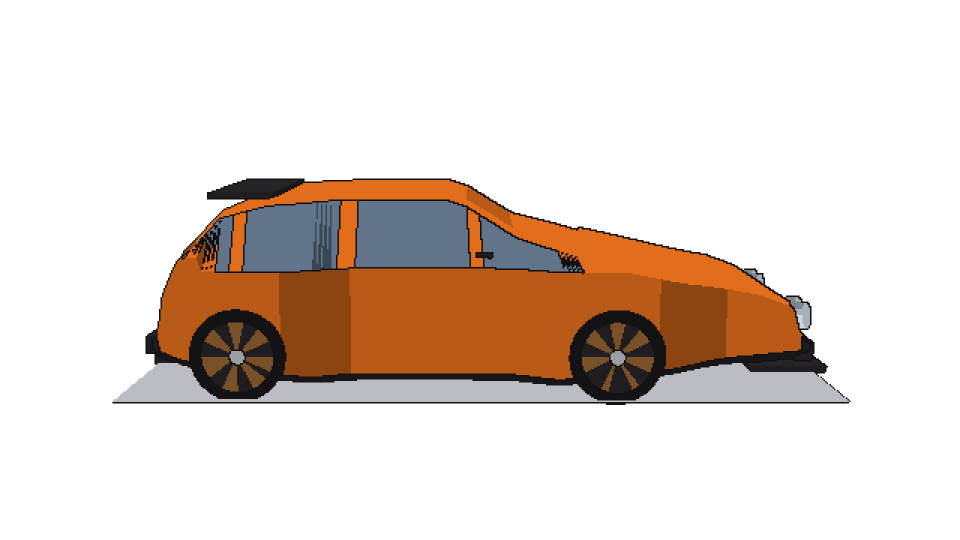
#> input picture ferramentas/car3d/teste/t_090.png, 1920 x 1080 px (shown at 1/2 size)
$ python pixelizar.py ../car3d/teste/t_090.png ../car3d/teste/t_135.png
#> lines starting #> are read from the running program, lines starting #| are printed output that depends on the picture; after the words box and inside, x2 and y2 are one past the last pixel; in counts of white or black regions, pixels touching at a corner belong together
#> in pixelizar, bgr is the input picture: shape (1080, 1920, 3); mean B, G, R 209.1, 216.9, 228.6
"""Prototipo: converte uma pose do video (render realista) para o estilo pixel-art com contorno.
Recorta o fundo, achata o sombreado, reduz as cores, pixeliza e desenha o contorno preto."""
import sys, numpy as np, cv2
from PIL import Image
BLOCO=3            # tamanho do pixel final (px) nos sprites de 640 de altura
ALTURA=640
def recorta(bgr):
    h,w=bgr.shape[:2]; mask=np.full((h,w),cv2.GC_PR_BGD,np.uint8)
#> after `h, w = bgr.shape[:2]`: h = 1080; w = 1920
    # chute inicial: o carro e laranja saturado ou escuro; fundo e cinza claro
    hsv=cv2.cvtColor(bgr,cv2.COLOR_BGR2HSV); s=hsv[:,:,1]; v=hsv[:,:,2]
#> after `hsv = cv2.cvtColor(bgr, cv2.COLOR_BGR2HSV)`: hsv: shape (1080, 1920, 3); mean H, S, V 14.4, 33.1, 230.2
    mask[(s>110)]=cv2.GC_PR_FGD; mask[(s>170)&(v>120)]=cv2.GC_FGD
    mask[(v<70)]=cv2.GC_PR_FGD
    mask[:int(h*0.04)]=cv2.GC_BGD; mask[-int(h*0.03):]=cv2.GC_BGD; mask[:,:int(w*0.02)]=cv2.GC_BGD; mask[:,-int(w*0.02):]=cv2.GC_BGD
    bg=np.zeros((1,65),np.float64); fg=np.zeros((1,65),np.float64)
    cv2.grabCut(bgr,mask,None,bg,fg,4,cv2.GC_INIT_WITH_MASK)
    m=((mask==cv2.GC_FGD)|(mask==cv2.GC_PR_FGD)).astype(np.uint8)
    n,lab,st,_=cv2.connectedComponentsWithStats(m);
    if n>1:
        k=1+np.argmax(st[1:,cv2.CC_STAT_AREA]); m=(lab==k).astype(np.uint8)
    m=cv2.morphologyEx(m,cv2.MORPH_CLOSE,np.ones((9,9),np.uint8));
    # preenche buracos
    ff=m.copy(); cv2.floodFill(ff,np.zeros((h+2,w+2),np.uint8),(0,0),2); m=(ff!=2).astype(np.uint8)
    return m
import os, math
sys.path.insert(0,os.path.dirname(os.path.abspath(__file__)))
def troca_rodas(rgb,ms):
    """Acha as rodas (aro bronze), ajusta uma elipse e cola a roda oficial de 7 raios copiada da referencia."""
    from roda_copia import face
    r,g,b=[rgb[:,:,i].astype(int) for i in range(3)]
    bronze=((r>95)&(r<200)&(g>60)&(g<135)&(b<85)&((r-g)>28)&((r-g)<80)&((r-b)>60)&ms).astype(np.uint8)
    bronze=cv2.morphologyEx(bronze,cv2.MORPH_CLOSE,np.ones((5,5),np.uint8))
    n,lab,st,cen=cv2.connectedComponentsWithStats(bronze)
    idx=[i for i in range(1,n) if st[i,cv2.CC_STAT_AREA]>=140]
    idx=sorted(idx,key=lambda i:-st[i,cv2.CC_STAT_AREA])[:2]
    out=rgb.copy(); feitas=0
    for i in idx:
        ys,xs=np.where(lab==i); pts=np.column_stack([xs,ys]).astype(np.float32)
        hull=cv2.convexHull(pts)
        if len(hull)<5: continue
        (cx,cy),(MA,ma),ang=cv2.fitEllipse(hull)
        if min(MA,ma)<14 or max(MA,ma)/min(MA,ma)>3.2: continue
        a,b_=max(MA,ma)/2*0.93,min(MA,ma)/2*0.93
        D=int(round(max(MA,ma)))+2
        f,m=face(D,s0=-30,rot=0,k=1)
        f=np.asarray(f); m=np.asarray(m)
        # elipse: maior eixo em ang; o circulo vira elipse por escala + rotacao
        sx=max(MA,ma)/D; sy=min(MA,ma)/D
        th=math.radians(ang if MA>=ma else ang+90)
        c,sn=math.cos(th),math.sin(th)
        M=np.array([[c*sy,-sn*sx,0],[sn*sy,c*sx,0]],np.float32)  # eixo y do rosto = eixo maior
        M[:,2]=[cx,cy]-M[:,:2]@np.array([D/2,D/2])
        H,W=out.shape[:2]
        wf=cv2.warpAffine(f,M,(W,H),flags=cv2.INTER_NEAREST); wm=cv2.warpAffine(m,M,(W,H),flags=cv2.INTER_NEAREST)>0
        wm&=ms; out[wm]=wf[wm]; feitas+=1
    return out,feitas
def pixelizar(path,saida,cores=26):
    bgr=cv2.imread(path); m=recorta(bgr)
#> after `m = recorta(bgr)`:
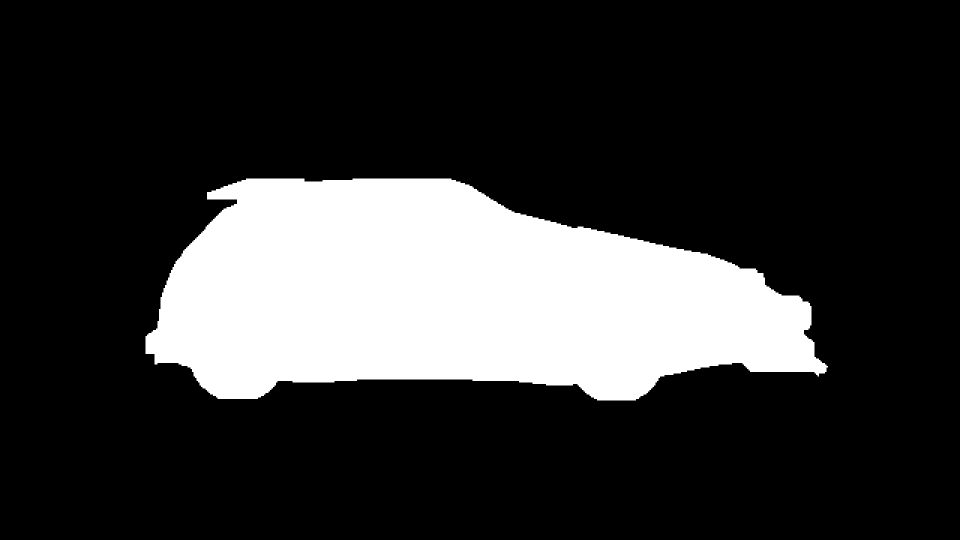
#> m: shape (1080, 1920) (shown at 1/2 size); values 0 (black) and 1 (white), 20.5% white; 1 white region, box (x1, y1, x2, y2) and area: (291, 357, 1656, 801) 425268
    ys,xs=np.where(m>0); x0,x1,y0,y1=xs.min(),xs.max()+1,ys.min(),ys.max()+1
#> after `x0, x1, y0, y1 = (xs.min(), xs.max() + 1, ys.min(), ys.max() + 1)`: x0 = 291; x1 = 1656; y0 = 357; y1 = 801
    bgr=bgr[y0:y1,x0:x1]; m=m[y0:y1,x0:x1]
#> after `m = m[y0:y1, x0:x1]`: m: shape (444, 1365); values 0 (black) and 1 (white), 70.2% white; 5 black regions, box (x1, y1, x2, y2) and area: (612, 0, 1365, 375) 100278, (0, 351, 903, 444) 32940, (0, 0, 201, 315) 25983, (981, 369, 1365, 444) 21195, (318, 0, 414, 6) 396
    gh=ALTURA//BLOCO; gw=max(8,round(bgr.shape[1]*gh/bgr.shape[0]))
#> after `gw = max(8, round(bgr.shape[1] * gh / bgr.shape[0]))`: gw = 655
    sm=cv2.bilateralFilter(bgr,9,40,9); sm=cv2.bilateralFilter(sm,9,40,9)
    small=cv2.resize(sm,(gw,gh),interpolation=cv2.INTER_AREA); ms=cv2.resize(m,(gw,gh),interpolation=cv2.INTER_AREA)>0.5
#> after `ms = cv2.resize(m, (gw, gh), interpolation=cv2.INTER_AREA) > 0.5`:
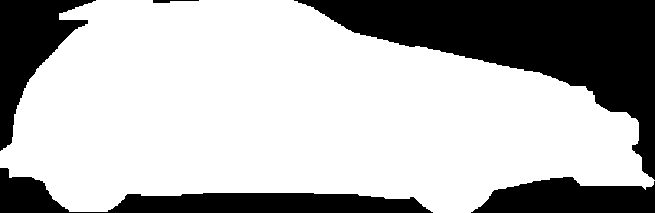
#> ms: shape (213, 655) bool; 70.2% white; 5 black regions, box (x1, y1, x2, y2) and area: (294, 0, 655, 180) 23079, (0, 168, 433, 213) 7563, (0, 0, 96, 151) 5987, (471, 177, 655, 213) 4860, (153, 0, 199, 3) 80
    lab=cv2.cvtColor(small,cv2.COLOR_BGR2LAB).reshape(-1,3).astype(np.float32)
    sel=ms.reshape(-1)
    crit=(cv2.TERM_CRITERIA_EPS+cv2.TERM_CRITERIA_MAX_ITER,30,0.5)
    _,lbl,cen=cv2.kmeans(lab[sel],cores,None,crit,3,cv2.KMEANS_PP_CENTERS)
#> cen = 26 rows, first 8: [125, 162, 181], [12.91, 129.9, 126.5], [114.8, 127.4, 117.1], [96.77, 141, 157.9], [150.9, 169, 189], [95.03, 154.9, 169.8], [27.26, 129.3, 126.4], [62.95, 128.9, 122.4]
    q=np.zeros_like(lab); q[sel]=cen[lbl.reshape(-1)]; idx=np.full(len(lab),-1); idx[sel]=lbl.reshape(-1)
    q=q.reshape(gh,gw,3).astype(np.uint8); idx=idx.reshape(gh,gw)
#> after `idx = idx.reshape(gh, gw)`:
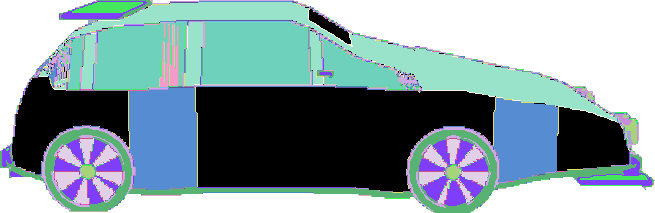
#> idx: shape (213, 655) int64; 27 distinct labels, from -1 to 25; one colour per label, 0 black, -1 white
    rgb=cv2.cvtColor(q,cv2.COLOR_LAB2RGB)
    rgb=cv2.medianBlur(rgb,3)                      # tira pixels soltos
    # apaga letreiro branco do para-brisa (parte de cima do carro)
    gg=cv2.cvtColor(rgb,cv2.COLOR_RGB2GRAY); chroma=rgb.max(axis=2).astype(int)-rgb.min(axis=2)
#> after `chroma = rgb.max(axis=2).astype(int) - rgb.min(axis=2)`:
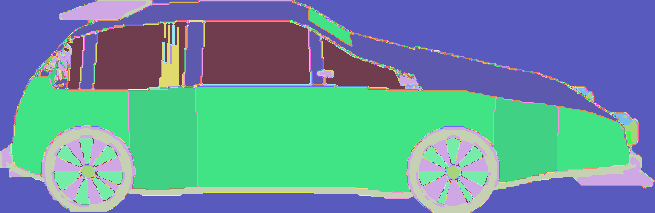
#> chroma: shape (213, 655) int64; 128 distinct labels, from 1 to 194; one colour per label, 0 black
    ban=((gg>190)&(chroma<35)&ms); ban[int(gh*0.30):]=False
#> after `ban = (gg > 190) & (chroma < 35) & ms`: ban: shape (213, 655) bool; 0.04% white; 2 white regions (1 under 20 px), largest, box (x1, y1, x2, y2) and area: (626, 131, 633, 144) 50
#> after `ban[int(gh * 0.3):] = False`: ban: shape (213, 655) bool; 0.01% white in thin lines or dots, all inside (x1, y1, x2, y2) = (88, 20, 93, 23)
    ban=cv2.dilate(ban.astype(np.uint8),np.ones((3,3),np.uint8))
#> ban: shape (213, 655); values 0 (black) and 1 (white), 0.02% white; 1 white region, box (x1, y1, x2, y2) and area: (87, 19, 94, 24) 30
    if ban.sum()>0: rgb=cv2.inpaint(rgb,ban,3,cv2.INPAINT_TELEA)
    # rgb,_nr=troca_rodas(rgb,ms)   # DESLIGADO: a deteccao automatica das rodas errou o lugar em varios angulos
    # contorno: silhueta + troca forte de regiao
    edge=np.zeros((gh,gw),bool)
    sil=np.zeros((gh,gw),bool); sil[:,1:]|=ms[:,1:]!=ms[:,:-1]; sil[1:,:]|=ms[1:,:]!=ms[:-1,:]
#> after `sil[:, 1:] |= ms[:, 1:] != ms[:, :-1]`: sil: shape (213, 655) bool; 0.35% white in thin lines or dots
#> after `sil[1:, :] |= ms[1:, :] != ms[:-1, :]`: sil: shape (213, 655) bool; 1.1% white in thin lines or dots
    g=cv2.cvtColor(rgb,cv2.COLOR_RGB2GRAY).astype(int)
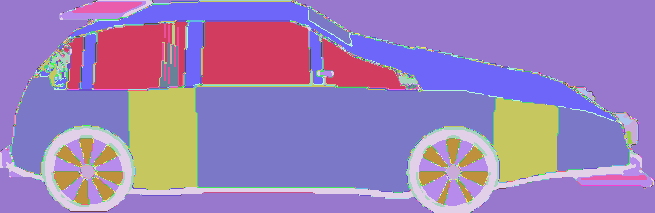
#> g: shape (213, 655) int64; 96 distinct labels, from 16 to 217; one colour per label, 0 black
    dx=np.abs(np.diff(g,axis=1))>38; dy=np.abs(np.diff(g,axis=0))>38
#> after `dx = np.abs(np.diff(g, axis=1)) > 38`: dx: shape (213, 654) bool; 1.4% white in thin lines or dots
#> after `dy = np.abs(np.diff(g, axis=0)) > 38`: dy: shape (212, 655) bool; 2.2% white in thin lines or dots
    edge[:,1:]|=dx&ms[:,1:]&ms[:,:-1]; edge[1:,:]|=dy&ms[1:,:]&ms[:-1,:]
#> after `edge[:, 1:] |= dx & ms[:, 1:] & ms[:, :-1]`: edge: shape (213, 655) bool; 1.4% white in thin lines or dots
#> after `edge[1:, :] |= dy & ms[1:, :] & ms[:-1, :]`:
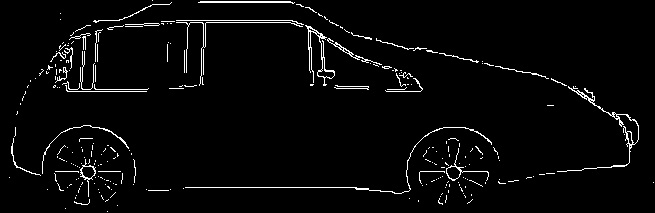
#> edge: shape (213, 655) bool; 3.2% white in thin lines or dots
    out=rgb.copy(); out[(edge|sil)]=(20,18,20)
#> after `out[edge | sil] = (20, 18, 20)`: out: shape (213, 655, 3); mean R, G, B 93.6, 74.2, 85.8
    rgba=np.dstack([out,(ms*255).astype(np.uint8)])
    im=Image.fromarray(rgba,'RGBA').resize((gw*BLOCO,gh*BLOCO),Image.NEAREST); im.save(saida); return im
#> after `im = Image.fromarray(rgba, 'RGBA').resize((gw * BLOCO, gh * BLOCO), Im`:
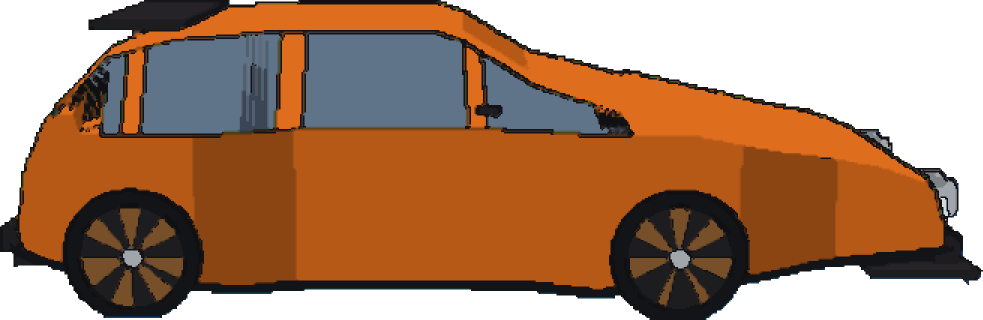
#> im: PIL image 1965x639 RGBA (shown at 1/2 size); mean R, G, B, A 93.6, 74.2, 85.8, 179; transparent parts drawn white
if __name__=='__main__':
    pixelizar(sys.argv[1],sys.argv[2])
